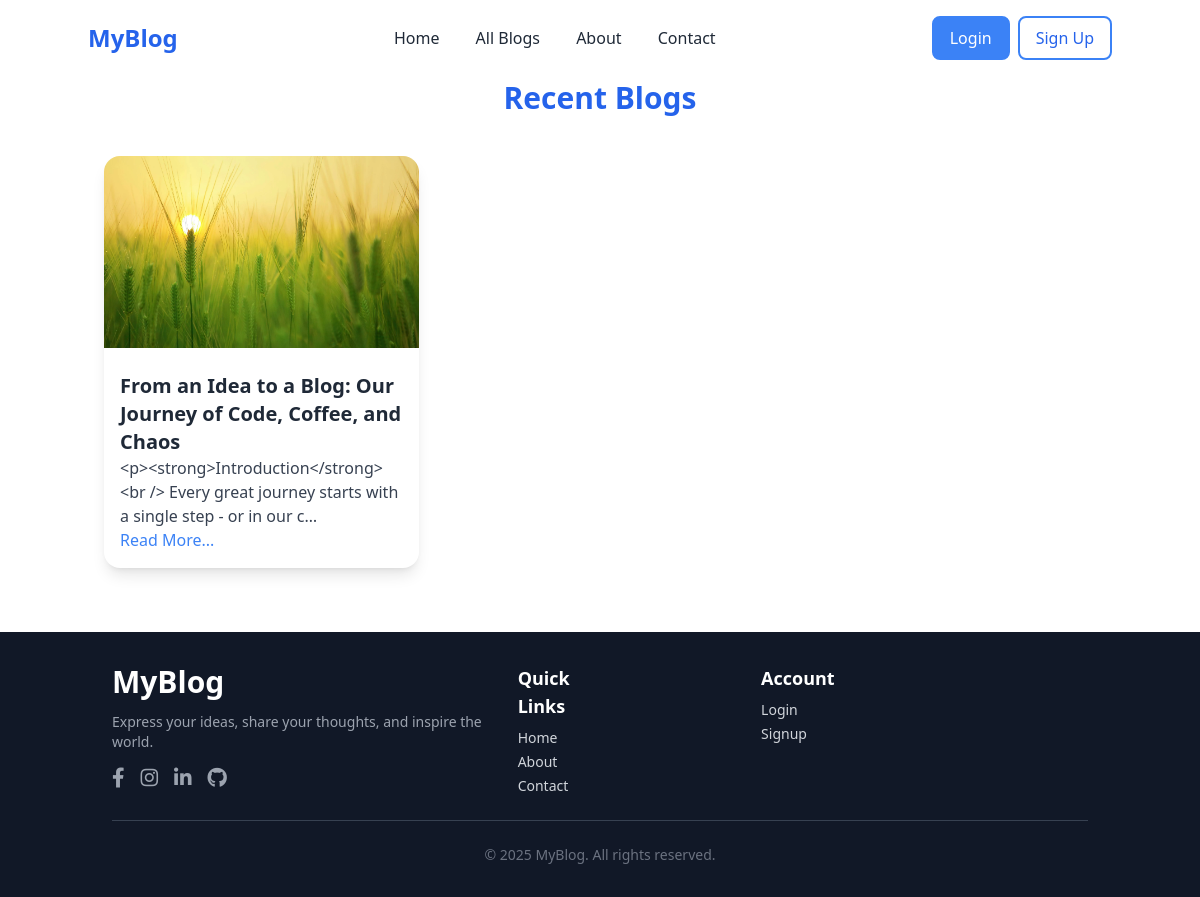
The app's page /recent/, older data.
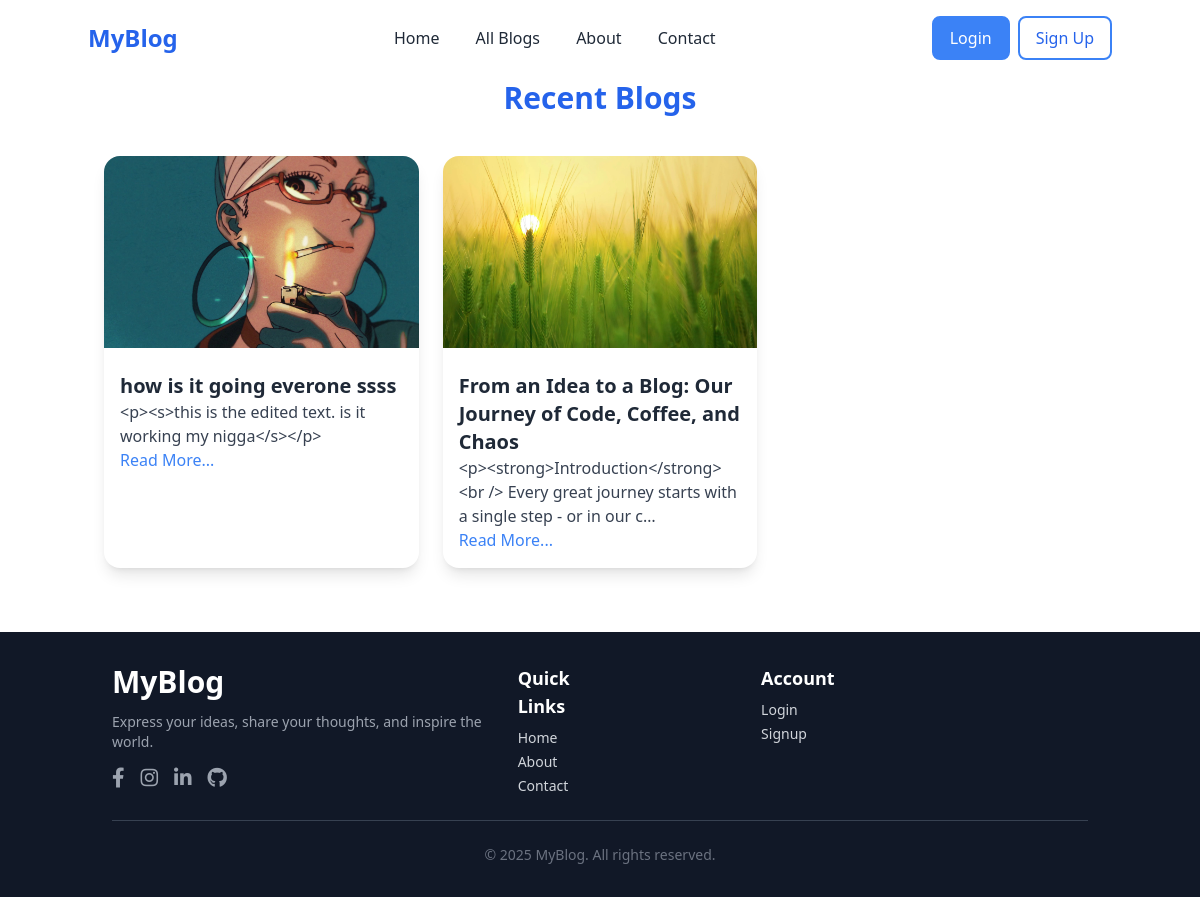
The same page, newer data.
### blog/models.py (models this page shows, shortened)
class Post(models.Model):
    title=models.CharField(max_length=200)
    content=RichTextField()
    author=models.CharField(max_length=100)
    created_at=models.DateTimeField(auto_now_add=True)
    updated_at=models.DateTimeField(auto_now=True)
    image = models.ImageField(upload_to='blog_images/', null=True, blank=True)
    tags = models.ManyToManyField(Tag, related_name='posts', blank=True)
    views = models.PositiveIntegerField(default=0)

### blog/views.py (the view)
# urls.py: path('recent/',views.recent_posts,name="recent_posts"),
def recent_posts(request):
    recent_post=Post.objects.order_by('-created_at')
    return render(request,"recent_posts.html",{'recent_post':recent_post})

### blog/templates/recent_posts.html
{% extends 'base.html' %}
{% block content %}
<div class="container mx-auto pt-20 px-4">
    <h1 class="text-center text-3xl font-bold text-blue-600 mb-10">Recent Blogs</h1>
    <div class="grid md:grid-cols-3 gap-6">
        {% for post in recent_post %}
        <div class="bg-white rounded-2xl shadow-lg overflow-hidden transition-transform transform hover:scale-105 hover:shadow-xl">
            {% if post.image %}
            <img src="{{ post.image.url }}" alt="Post Image" class="w-full h-48 object-cover">
            {% else %}
            <img src="https://via.placeholder.com/300" alt="No Image" class="w-full h-48 object-cover">
            {% endif %}
            <div class="p-4">
                <h2 class="text-xl font-semibold text-gray-800 mt-2">{{ post.title }}</h2>
                <p class="text-gray-700">{{ post.content|truncatechars:100 }}</p>
                <a href="{% url 'blog' post.id %}" class="text-blue-500 hover:underline">Read More...</a>
            </div>
        </div>
        {% empty %}
        <p class="col-span-3 text-center text-gray-500">No posts available.</p>
        {% endfor %}
    </div>
</div>
{% endblock %}

Row changes from the older to the newer data that the page shows:
added Post: image (picture), title "how is it going everone ssss", content "<p><s>this is the edited text. is it working my nigga</s></p>"
